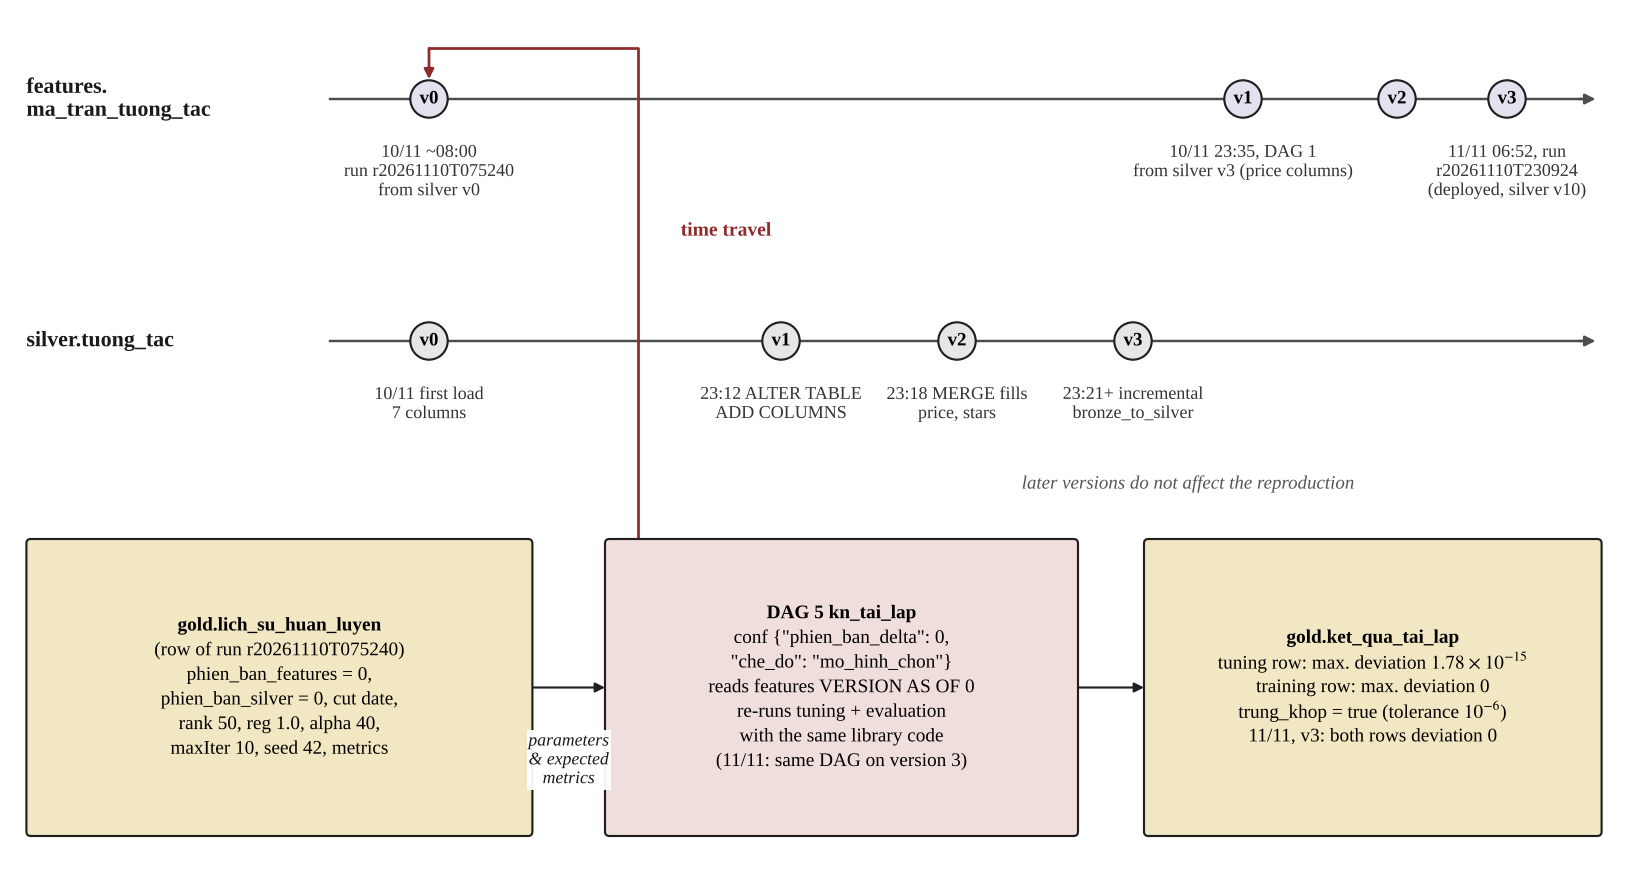

Write Python code to recreate this figure.
"""Hình: tái lập thí nghiệm bằng time travel của Delta."""
from matplotlib.patches import Circle
from ve import MAU, So

s = So(7.4, 3.95)


def truc(y, ten, moc, mau):
    s.chu(0.12, y, ten, co=7.2, canh="left", dam=True)
    s.ax.plot([1.5, 7.2], [y, y], color="#4D4D4D", lw=0.8, zorder=2)
    s.ax.annotate("", xy=(7.28, y), xytext=(7.15, y), arrowprops=dict(arrowstyle="-|>", color="#4D4D4D", lw=0.8, mutation_scale=7))
    for x, nhan, mo_ta in moc:
        s.ax.add_patch(Circle((x, y), 0.085, fc=mau, ec="#1F1F1F", lw=0.7, zorder=4))
        s.ax.text(x, y, nhan, fontsize=6.2, ha="center", va="center", zorder=5, fontweight="bold")
        s.ax.text(x, y + 0.2, mo_ta, fontsize=5.9, ha="center", va="top", zorder=5, color="#333333")


truc(0.45, "features.\nma_tran_tuong_tac", [
    (1.95, "v0", "10/11 ~08:00\nrun r20261110T075240\nfrom silver v0"),
    (5.65, "v1", "10/11 23:35, DAG 1\nfrom silver v3 (price columns)"),
    (6.35, "v2", ""),
    (6.85, "v3", "11/11 06:52, run\nr20261110T230924\n(deployed, silver v10)"),
], MAU["feat"])
truc(1.55, "silver.tuong_tac", [
    (1.95, "v0", "10/11 first load\n7 columns"),
    (3.55, "v1", "23:12 ALTER TABLE\nADD COLUMNS"),
    (4.35, "v2", "23:18 MERGE fills\nprice, stars"),
    (5.15, "v3", "23:21+ incremental\nbronze_to_silver"),
], MAU["silver"])

s.hop("ls", 0.12, 2.45, 2.3, 1.35, "gold.lich_su_huan_luyen\n(row of run r20261110T075240)\nphien_ban_features = 0,\nphien_ban_silver = 0, cut date,\nrank 50, reg 1.0, alpha 40,\nmaxIter 10, seed 42, metrics", MAU["gold"], co=6.3)
s.hop("dag", 2.75, 2.45, 2.15, 1.35, "DAG 5 kn_tai_lap\nconf {\"phien_ban_delta\": 0,\n\"che_do\": \"mo_hinh_chon\"}\nreads features VERSION AS OF 0\nre-runs tuning + evaluation\nwith the same library code\n(11/11: same DAG on version 3)", MAU["af"], co=6.3)
s.hop("kq", 5.2, 2.45, 2.08, 1.35, "gold.ket_qua_tai_lap\ntuning row: max. deviation $1.78\\times10^{-15}$\ntraining row: max. deviation 0\ntrung_khop = true (tolerance $10^{-6}$)\n11/11, v3: both rows deviation 0", MAU["gold"], co=6.3)
s.duong([(2.9, 2.45), (2.9, 0.22), (1.95, 0.22), (1.95, 0.36)], mau="#B04A4A", lw=0.9)
s.chu(3.3, 1.05, "time travel", co=6.4, mau="#B04A4A", dam=True)
s.mui("ls", "dag", "e", "w", nhan="parameters\n& expected\nmetrics", co=5.8, vi_tri_nhan=0.5, lech_nhan=(0, 0.33))
s.mui("dag", "kq", "e", "w")
s.chu(5.4, 2.2, "later versions do not affect the reproduction", co=6.2, nghieng=True, mau="#555555")
s.luu("f09_tai_lap.png")
